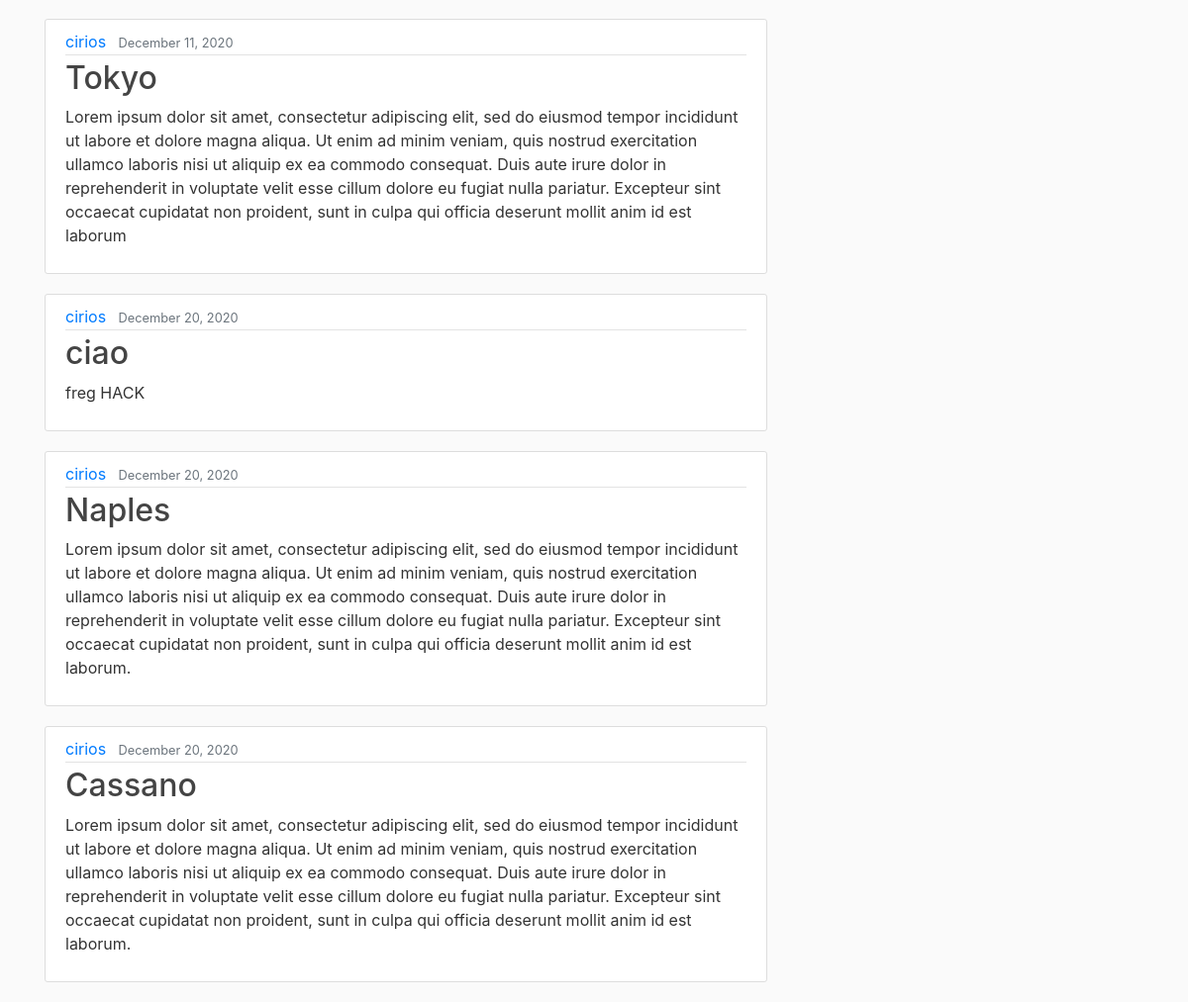
The page /user/1 (lower part) on the database as committed earlier.
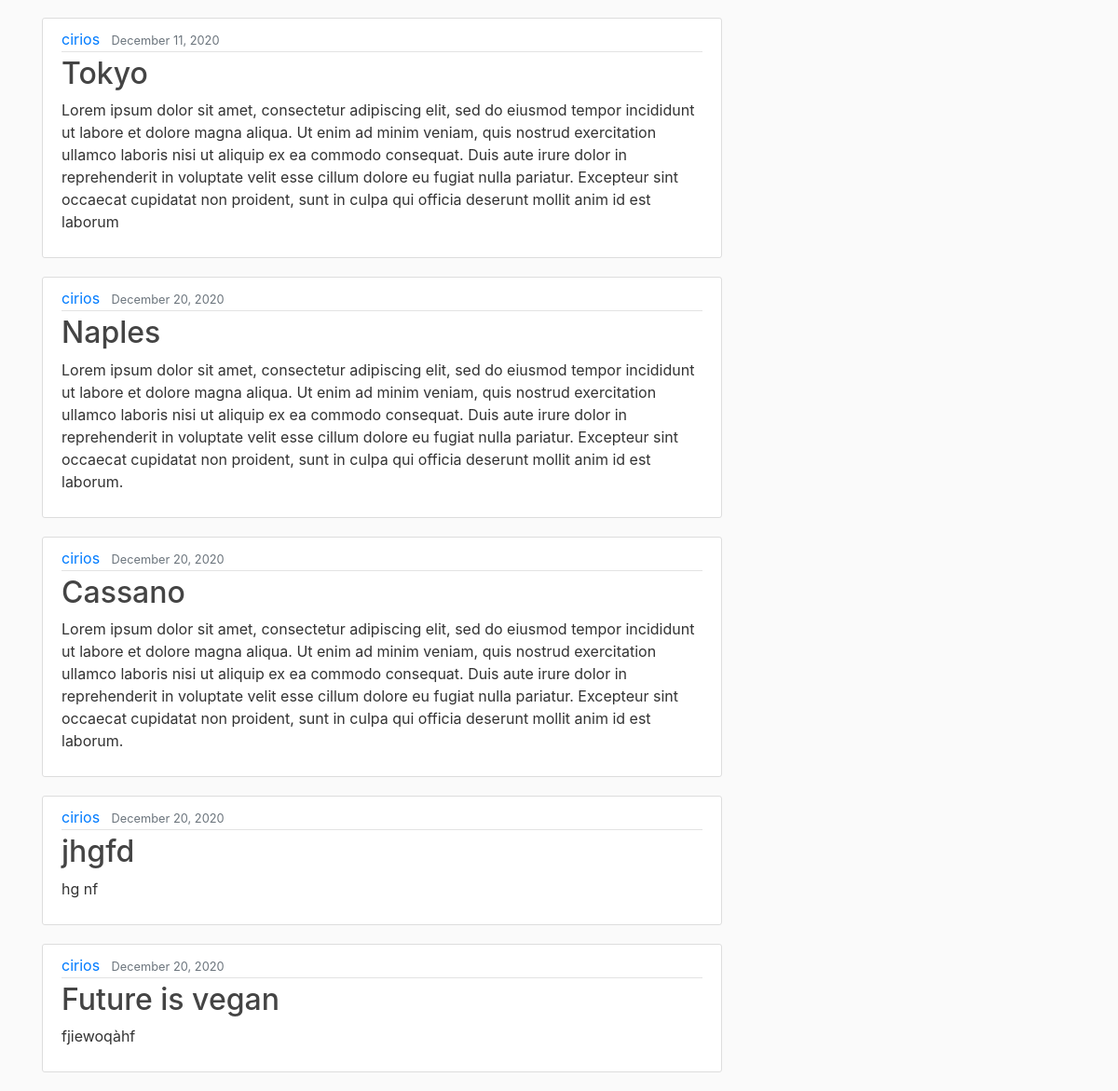
The same page on the database as committed later.
### api/models.py (models this page shows, shortened)
class Post(models.Model):
    user = models.ForeignKey(User, on_delete=models.CASCADE)
    datetime = models.DateField(auto_now_add=True)
    title = models.TextField( default= 'None')
    content = models.TextField()
    hash = models.CharField(max_length=32,default= None,  null = True)
    txId = models.CharField(max_length=66,default= None,  null = True)

### users/views.py (the view)
# urls.py: path('user/<int:id>', user_views.user_id, name = 'user_id'),
def user_id(request, id):
    user = get_object_or_404( User, id = id)
    user_posts = Post.objects.filter(user = user.id)
    return render(request, "users/user_id.html", {'user':user, 'user_posts': user_posts, 'title' : 'User Page'})

### users/templates/users/user_id.html (shortened to what this page needs)
{% extends 'api/base.html' %}
{% block content %}
<br>
<br>
{% for post in user_posts %}
        <article class="media content-section">
          <div class="media-body">
            <div class="article-metadata">
              <a class="mr-2" href="{% url 'user_id' id=post.user.id %}">{{ post.user }}</a>
              <small class="text-muted">{{ post.datetime | date:'F d, Y'}}</small>
            </div>
            <h2><a class="article-title" href="#">{{ post.title }}</a></h2>
            <p class="article-content">{{ post.content }}</p>
          </div>
        </article>
    {% endfor %}
{% endblock %}

### api/templates/api/base.html (shortened to what this page needs)
{% load static %}
<!DOCTYPE html>
<html>
<head>
    <link rel="stylesheet" href="https://maxcdn.bootstrapcdn.com/bootstrap/4.0.0/css/bootstrap.min.css">
    <link rel="stylesheet" type="text/css" href="{% static 'css/main.css' %}">
</head>
<body>
    <main role="main" class="container">
      <div class="row">
        <div class="col-md-8">
          {% block content %}{% endblock %}
        </div>
          {% if user.is_authenticated%}
        <div class="col-md-4">
        </div>
          {% endif %}
      </div>
    </main>
</body>
</html>

### api/static/css/main.css (style rules this page uses)
body { background: #fafafa; color: #333333; margin-top: 5rem; }
h1, h2, h3, h4, h5, h6 { color: #444444; }
.content-section { background: #ffffff; padding: 10px 20px; border: 1px solid #dddddd; border-radius: 3px; margin-bottom: 20px; }
.article-title { color: #444444; }
.article-content { white-space: pre-line; }
.article-metadata { padding-bottom: 1px; margin-bottom: 4px; border-bottom: 1px solid #e3e3e3 }

Rows that differ between the two databases and show on the page:
removed Post: user "cirios", datetime "December 20, 2020", title "ciao", content "freg HACK"
added Post: user "cirios", datetime "December 20, 2020", title "jhgfd", content "hg nf"
added Post: user "cirios", datetime "December 20, 2020", title "Future is vegan", content "fjiewoqàhf"
